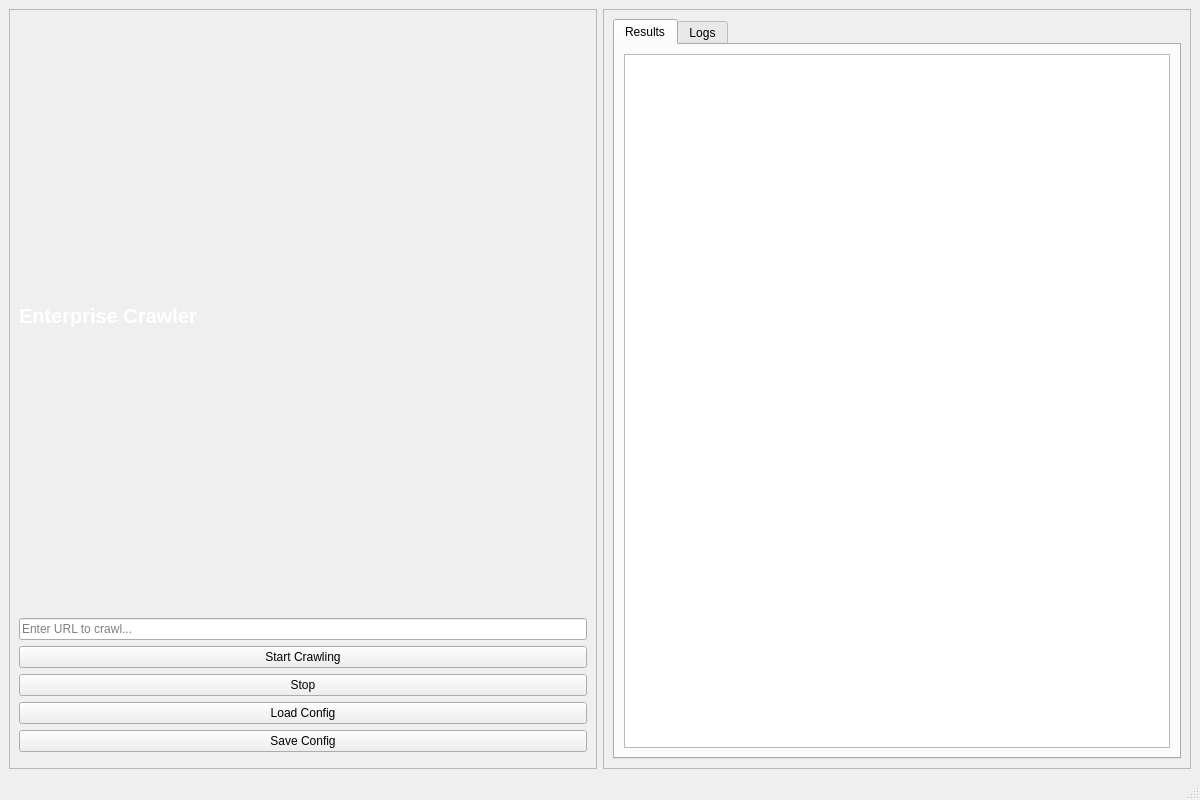
<?xml version="1.0" encoding="UTF-8"?>
<ui version="4.0">
 <class>MainWindow</class>
 <widget class="QMainWindow" name="MainWindow">
  <property name="geometry">
   <rect>
    <x>0</x>
    <y>0</y>
    <width>1200</width>
    <height>800</height>
   </rect>
  </property>
  <property name="windowTitle">
   <string>Enterprise Web Crawler</string>
  </property>
  <widget class="QWidget" name="centralwidget">

   <layout class="QHBoxLayout" name="mainLayout">
    <item>
     <!-- Sidebar -->
     <widget class="QFrame" name="sidebar" >
      <property name="frameShape">
       <enum>QFrame::StyledPanel</enum>
      </property>
      <property name="minimumWidth">
       <number>220</number>
      </property>

      <layout class="QVBoxLayout" name="sidebarLayout">

       <item>
        <widget class="QLabel" name="labelTitle">
         <property name="text">
   <string>Enterprise Crawler</string>
         </property>
         <property name="styleSheet">
          <string notr="true">font-size: 20px; font-weight: bold; color: #ffffff;</string>
         </property>
        </widget>
       </item>

       <item>
        <widget class="QLineEdit" name="inputURL">
         <property name="placeholderText">
          <string>Enter URL to crawl...</string>
         </property>
        </widget>
       </item>

       <item>
        <widget class="QPushButton" name="btnStart">
         <property name="text">
   <string>Start Crawling</string>
         </property>
        </widget>
       </item>

       <item>
        <widget class="QPushButton" name="btnStop">
         <property name="text">
   <string>Stop</string>
         </property>
        </widget>
       </item>

       <item>
        <widget class="QPushButton" name="btnLoadConfig">
         <property name="text">
          <string>Load Config</string>
         </property>
        </widget>
       </item>

       <item>
        <widget class="QPushButton" name="btnSaveConfig">
         <property name="text">
          <string>Save Config</string>
         </property>
        </widget>
       </item>

       <item>
        <spacer name="sidebarSpacer">
         <property name="orientation">
          <enum>Qt::Vertical</enum>
         </property>
        </spacer>
       </item>
      </layout>
     </widget>
    </item>

    <!-- MAIN PANEL -->
    <item>
     <widget class="QFrame" name="mainPanel">
      <property name="frameShape">
       <enum>QFrame::StyledPanel</enum>
      </property>

      <layout class="QVBoxLayout" name="mainPanelLayout">

       <!-- Tabs -->
       <item>
        <widget class="QTabWidget" name="tabWidget">

         <!-- Results -->
         <widget class="QWidget" name="tabResults">
          <attribute name="title">
           <string>Results</string>
          </attribute>
          <layout class="QVBoxLayout" name="resultsLayout">

           <item>
            <widget class="QTextEdit" name="textResult">
             <property name="readOnly">
              <bool>true</bool>
             </property>
            </widget>
           </item>

          </layout>
         </widget>

         <!-- Logs -->
         <widget class="QWidget" name="tabLogs">
          <attribute name="title">
           <string>Logs</string>
          </attribute>

          <layout class="QVBoxLayout" name="logLayout">
           <item>
            <widget class="QTextEdit" name="textLog">
             <property name="readOnly">
              <bool>true</bool>
             </property>
            </widget>
           </item>
          </layout>
         </widget>

        </widget>
       </item>

      </layout>
     </widget>
    </item>

   </layout>
  </widget>

  <widget class="QMenuBar" name="menubar"/>
  <widget class="QStatusBar" name="statusbar"/>

 </widget>
 <resources/>
 <connections/>
</ui>
